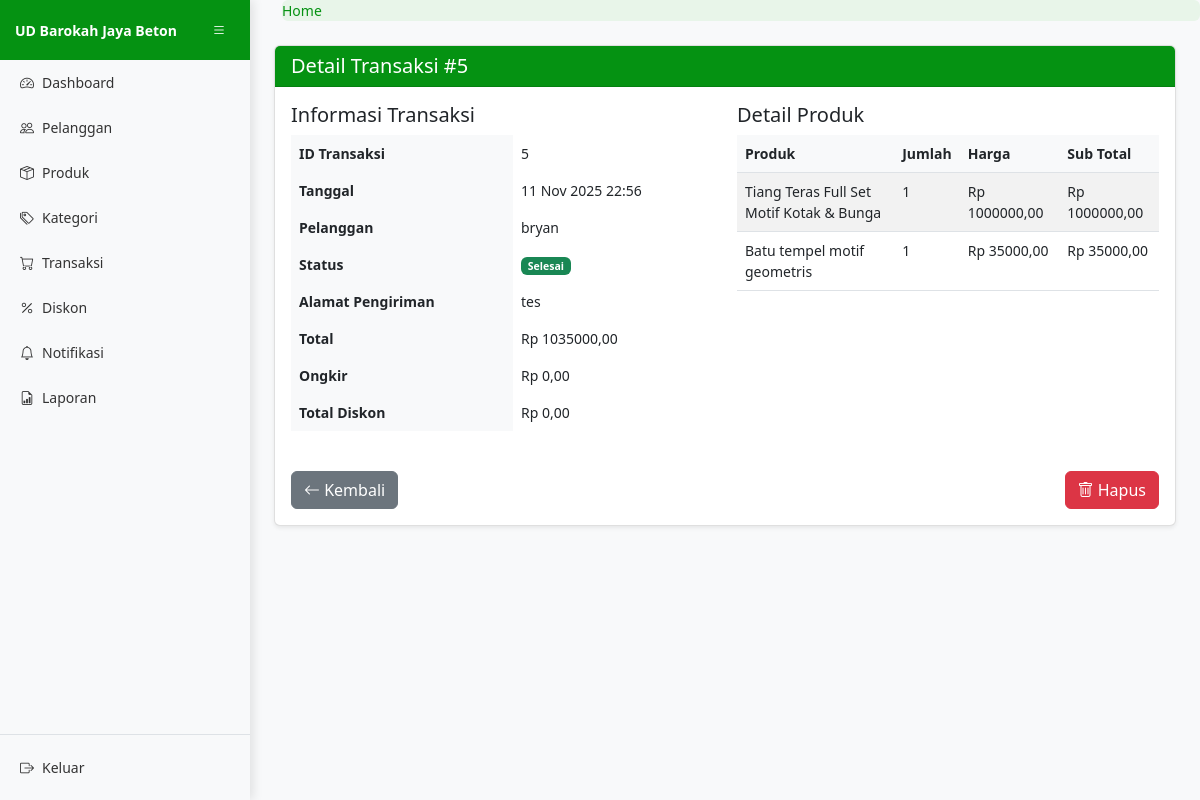
The app's page /transaksi/5/ (signed in) with its own data.
### core/models.py (models this page shows, shortened)
class Transaksi(models.Model):
    STATUS_CHOICES = [
        ('pending', 'Pending'),
        ('dibayar', 'Dibayar'),
        ('dikirim', 'Dikirim'),
        ('selesai', 'Selesai'),
        ('dibatalkan', 'Dibatalkan'),
    ]
    tanggal = models.DateTimeField(default=date.today)
    total = models.DecimalField(max_digits=10, decimal_places=2)
    ongkir = models.DecimalField(max_digits=10, decimal_places=2, default=0)
    status_transaksi = models.CharField(max_length=20, choices=STATUS_CHOICES, default='pending')
    bukti_bayar = models.FileField(upload_to='bukti_bayar/', blank=True, null=True)
    pelanggan = models.ForeignKey(Pelanggan, on_delete=models.CASCADE)
    alamat_pengiriman = models.TextField()
    feedback = models.TextField(blank=True, null=True)
    fotofeedback = models.ImageField(upload_to='feedback/', blank=True, null=True)
    waktu_checkout = models.DateTimeField(auto_now_add=True)
    batas_waktu_bayar = models.DateTimeField()
    total_diskon = models.DecimalField(max_digits=10, decimal_places=2, default=0)
    keterangan_diskon = models.TextField(blank=True, null=True)

class Pelanggan(models.Model):
    nama_pelanggan = models.CharField(max_length=100)
    alamat = models.TextField()
    tanggal_lahir = models.DateField()
    no_hp = models.CharField(max_length=15)
    username = models.CharField(max_length=50, unique=True)
    password = models.CharField(max_length=128)
    email = models.EmailField(unique=True)
    created_at = models.DateTimeField(auto_now_add=True)

class DetailTransaksi(models.Model):
    transaksi = models.ForeignKey(Transaksi, on_delete=models.CASCADE)
    produk = models.ForeignKey(Produk, on_delete=models.CASCADE)
    jumlah_produk = models.IntegerField()
    sub_total = models.DecimalField(max_digits=10, decimal_places=2)

class Produk(models.Model):
    nama_produk = models.CharField(max_length=100)
    deskripsi_produk = models.TextField()
    foto_produk = models.ImageField(upload_to='produk/', blank=True, null=True)
    stok_produk = models.IntegerField(default=0)
    harga_produk = models.DecimalField(max_digits=10, decimal_places=2)
    kategori = models.ForeignKey(Kategori, on_delete=models.CASCADE)

### core/views.py (the view)
# urls.py: path('transaksi/<int:pk>/', views.detail_transaksi, name='detail_transaksi'),
@login_required
def detail_transaksi(request, pk):
    transaksi = get_object_or_404(Transaksi, pk=pk)
    detail_transaksi = DetailTransaksi.objects.filter(transaksi=transaksi).select_related('produk')
    return render(request, 'core/transaksi/detail_transaksi.html', {
        'transaksi': transaksi,
        'detail_transaksi': detail_transaksi
    })

### core/templates/core/transaksi/detail_transaksi.html (shortened to what this page needs)
{% extends 'core/basis.html' %}
{% block content %}
<div class="container-fluid">
    <div class="card">
        <div class="card-header">
            <h5 class="card-title mb-0">Detail Transaksi #{{ transaksi.id }}</h5>
        </div>
        <div class="card-body">
            <div class="row">
                <div class="col-md-6">
                    <h5>Informasi Transaksi</h5>
                    <table class="table table-borderless">
                        <tr>
                            <th>ID Transaksi</th>
                            <td>{{ transaksi.id }}</td>
                        </tr>
                        <tr>
                            <th>Tanggal</th>
                            <td>{{ transaksi.tanggal|date:"d M Y H:i" }}</td>
                        </tr>
                        <tr>
                            <th>Pelanggan</th>
                            <td>{{ transaksi.pelanggan.nama_pelanggan }}</td>
                        </tr>
                        <tr>
                            <th>Status</th>
                            <td>
                                {% if transaksi.status_transaksi == 'pending' %}
                                    <span class="badge bg-warning">Pending</span>
                                {% elif transaksi.status_transaksi == 'dibayar' %}
                                    <span class="badge bg-info">Dibayar</span>
                                {% elif transaksi.status_transaksi == 'dikirim' %}
                                    <span class="badge bg-primary">Dikirim</span>
                                {% elif transaksi.status_transaksi == 'selesai' %}
                                    <span class="badge bg-success">Selesai</span>
                                {% elif transaksi.status_transaksi == 'dibatalkan' %}
                                    <span class="badge bg-danger">Dibatalkan</span>
                                {% endif %}
                            </td>
                        </tr>
                        <tr>
                            <th>Alamat Pengiriman</th>
                            <td>{{ transaksi.alamat_pengiriman }}</td>
                        </tr>
                        <tr>
                            <th>Total</th>
                            <td>Rp {{ transaksi.total|floatformat:2 }}</td>
                        </tr>
                        <tr>
                            <th>Ongkir</th>
                            <td>Rp {{ transaksi.ongkir|floatformat:2 }}</td>
                        </tr>
                        <tr>
                            <th>Total Diskon</th>
                            <td>Rp {{ transaksi.total_diskon|floatformat:2 }}</td>
                        </tr>
                    </table>
                </div>
                <div class="col-md-6">
                    <h5>Detail Produk</h5>
                    <div class="table-responsive">
                        <table class="table table-striped">
                            <thead>
                                <tr>
                                    <th>Produk</th>
                                    <th>Jumlah</th>
                                    <th>Harga</th>
                                    <th>Sub Total</th>
                                </tr>
                            </thead>
                            <tbody>
                                {% for detail in detail_transaksi %}
                                <tr>
                                    <td>{{ detail.produk.nama_produk }}</td>
                                    <td>{{ detail.jumlah_produk }}</td>
                                    <td>Rp {{ detail.produk.harga_produk|floatformat:2 }}</td>
                                    <td>Rp {{ detail.sub_total|floatformat:2 }}</td>
                                </tr>
                                {% empty %}
                                <tr>
                                    <td colspan="4" class="text-center">Tidak ada detail transaksi</td>
                                </tr>
                                {% endfor %}
                            </tbody>
                        </table>
                    </div>
                </div>
            </div>
            <div class="d-flex justify-content-between mt-4">
                <a href="{% url 'daftar_transaksi' %}" class="btn btn-secondary">
                    <i class="bi bi-arrow-left"></i> Kembali
                </a>
                <button type="button" class="btn btn-danger" data-bs-toggle="modal" data-bs-target="#hapusModal">
                    <i class="bi bi-trash"></i> Hapus
                </button>
            </div>
        </div>
    </div>
</div>
{% endblock %}

### core/static/core/css/app.css (style rules this page uses)
body { font-size: .875rem; background-color: #f8f9fa; overflow-x: hidden; }
.card { box-shadow: 0 0.125rem 0.25rem rgba(0, 0, 0, 0.075); border: 1px solid rgba(0, 0, 0, 0.125); margin-bottom: 1rem; }
.card-header { background-color: #059212; color: white; border-bottom: 1px solid rgba(0, 0, 0, 0.125); }
.table th { background-color: #f8f9fa; }

### records on screen
DetailTransaksi: produk.nama_produk "Tiang Teras Full Set Motif Kotak & Bunga", jumlah_produk "1", produk.harga_produk "1000000,00", sub_total "1000000,00"
DetailTransaksi: produk.nama_produk "Batu tempel motif geometris", jumlah_produk "1", produk.harga_produk "35000,00", sub_total "35000,00"
